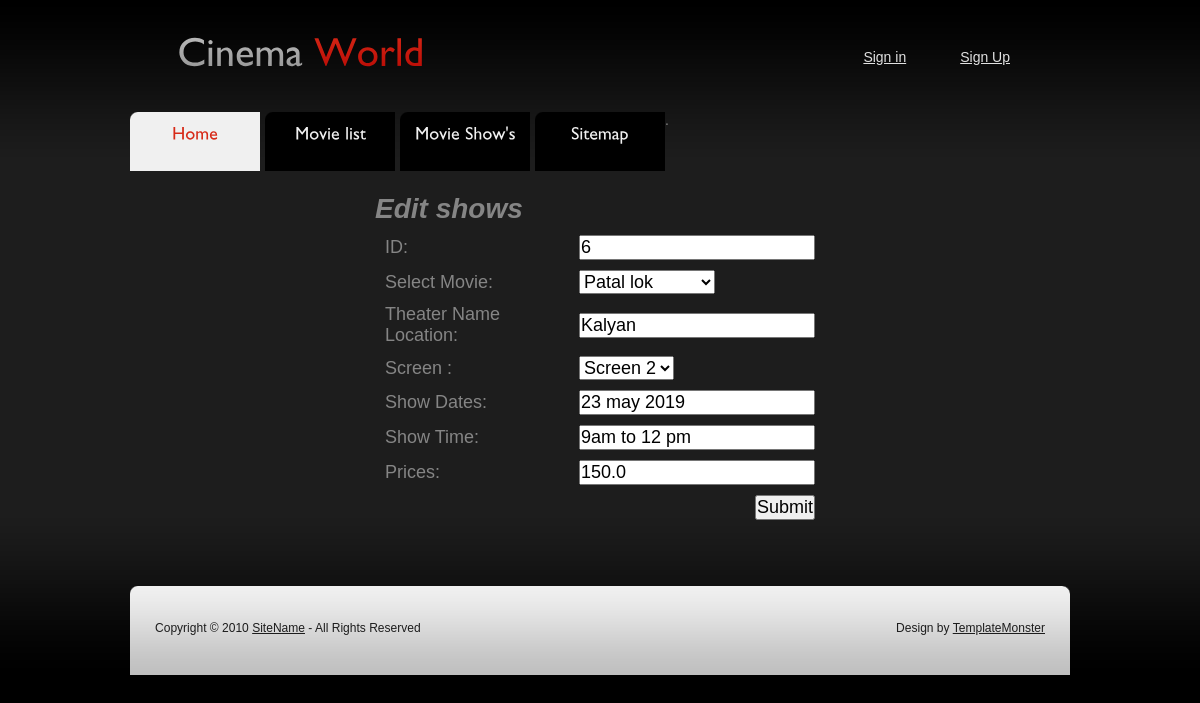
Page /updateshow/6 on the committed database.
### OMTBApp/models.py (models this page shows)
class Shows(models.Model):
    showId= models.AutoField(primary_key=True)
    movie=models.ForeignKey(Movie,on_delete=models.CASCADE)
    theaterNameLocation =models.CharField(max_length=100)
    screen = models.CharField(max_length=20)
    showDate = models.CharField(max_length=50)
    showTime = models.CharField(max_length=50)
    showPrice = models.FloatField(max_length=20)
    class Meta:
        db_table= "shows_22344"

class Movie(models.Model):
    movieId = models.AutoField(primary_key=True)
    movieName = models.CharField(max_length=50)
    movieType= models.CharField(max_length=50)
    movieLanguage=models.CharField(max_length=50)
    movieCast=models.CharField(max_length=50)
    movieDirector=models.CharField(max_length=50)
    movieDuration=models.CharField(max_length=50)
    movieReleaseDate=models.CharField(max_length=50)
    movieImg=models.ImageField(upload_to="movieImage/",default="No-img.jpg")
    class Meta:
        db_table = 'movie_22344'

### OMTBApp/views.py (the view, shortened to what this page needs)
# urls.py: path('updateshow/<int:showId>',views.updateshow),
def updateshow(request,showId):
    movielist = Movie.objects.all()
    if request.method=='GET':
        show = Shows.objects.get(showId=showId)
        return render(request,"OMTBApp/updateshow.html",{"movielist":movielist,"show":show})

### template/OMTBApp/updateshow.html (shortened to what this page needs)
{% include "OMTBApp/header.html" %}
<html>
<head>
</head>
<body>
    <div style="width:450px;margin:30px auto">
        <fieldset>
            <legend><i><b><h1>Edit shows</h1></b></i></legend>
            <form action='/updateshow/{{show.showId}}' method="POST">
                <table cellpadding="8px" cellspacing="10px" align=center style="font-size: 18px;">
                    <tr>
                        <td>
                            <Label>ID: </Label>
                        </td>
                        <td><input type='text' name="showId" id="showId" class='validme' value="{{show.showId}}" classholder="Movie Id" required></td>
                    </tr>
                    <tr>
                        <td><label>Select Movie:</label>
                        </td>
                        <td>
                            <select name="movie">
                            {% for movie in movielist %}
                            <option value="{{movie.movieId}}" {% if show.movie.movieId == movie.movieId %} selected {% endif %} >{{movie.movieName}}</option>
                            {% endfor %}
                        </select>
                        </td>
                    </tr>
                    <tr>
                        <td align="left">
                            <lable>Theater Name Location:</lable>
                        </td>
                        <td><input type="text" name="theaterNameLocation" placeholder="Theater Name Location" value="{{show.theaterNameLocation}}"> </td>
                    </tr>
                    <tr>
                        <td>
                            <lable>Screen : </lable>
                        </td>
                        <td><select name="screen">
                            <option value="Screen 2" {% if show.screen == "Screen 2" %} selected {% endif %}>Screen 2</option>
                        </select> </td>
                    </tr>
                    <tr>
                        <td>
                            <lable>Show Dates:</lable>
                        </td>
                        <td><input type="text" name="showDate" placeholder="show Date" value="{{show.showDate}}"> </td>
                    </tr>
                    <tr>
                        <td>
                            <lable>Show Time:</lable>
                        </td>
                        <td><input type="text" name="showTime" placeholder="Show Time" value="{{show.showTime}}"> </td>
                    </tr>
                    <tr>
                        <td>
                            <lable>Prices:</lable>
                        </td>
                        <td><input type="text" name="showPrice" placeholder="Prices" value="{{show.showPrice}}"> </td>
                    </tr>
                    <tr>
                        <td colspan="2" align="right"><input type='submit' name='update shows' /></td>
                    </tr>
                </table>
    </div>
</body>
</html>
<br/> {% include "OMTBApp/footer.html" %}

### static/css/style.css (style rules this page uses)
* { margin: 0; padding: 0%; }
html, body { min-width: 940px; }
body { background: #000; font-family: Arial, Helvetica, sans-serif; font-size: 100%; color: #858585; align: center; }
input, textarea, select { font-family: Arial, Helvetica, sans-serif; font-size: 1em; vertical-align: middle; font-weight: normal; }
fieldset { border: 0; }

### rows in the picture
Shows: showId "6", movie "Patal lok", theaterNameLocation "Kalyan", screen "Screen 2", showDate "23 may 2019", showTime "9am to 12 pm", showPrice "150.0"
